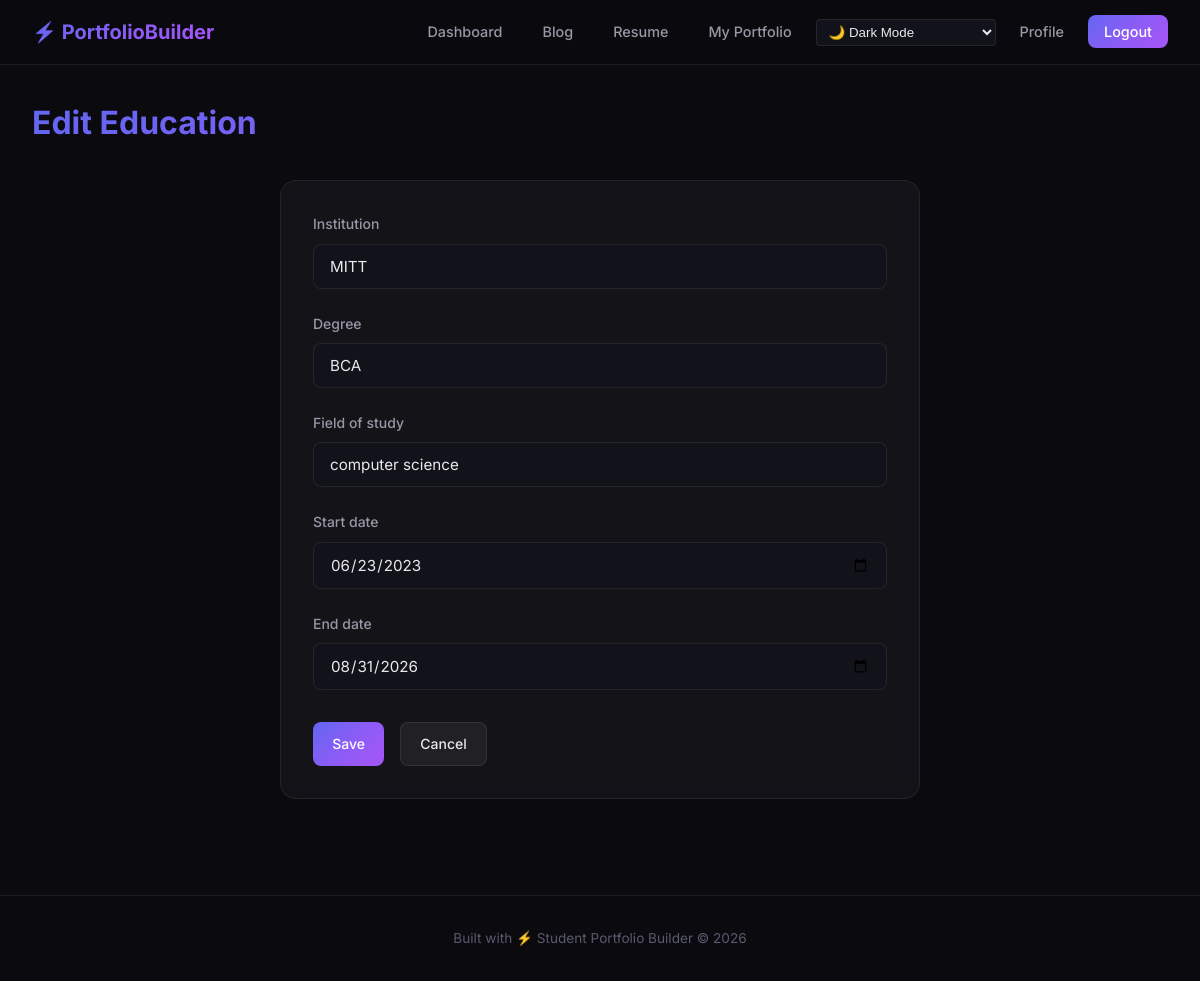
Page /education/2/edit/ (signed in) on the committed database.
### accounts/models.py (models this page shows, shortened)
class CustomUser(AbstractUser):
    is_email_verified = models.BooleanField(default=False)

### portfolio/models.py (models this page shows, shortened)
class Education(models.Model):
    user = models.ForeignKey(CustomUser, on_delete=models.CASCADE, related_name='education')
    institution = models.CharField(max_length=200)
    degree = models.CharField(max_length=200)
    field_of_study = models.CharField(max_length=200, blank=True)
    start_date = models.DateField()
    end_date = models.DateField(blank=True, null=True)
    class Meta:
        ordering = ['-start_date']
        verbose_name_plural = 'Education'

### portfolio/views.py (the view)
# urls.py: path('education/<int:pk>/edit/', views.education_edit, name='education_edit'),
@login_required
def education_edit(request, pk):
    edu = get_object_or_404(Education, pk=pk, user=request.user)
    if request.method == 'POST':
        form = EducationForm(request.POST, instance=edu)
        if form.is_valid():
            form.save()
            messages.success(request, 'Education updated!')
            return redirect('dashboard')
    else:
        form = EducationForm(instance=edu)
    return render(request, 'portfolio/generic_form.html', {'form': form, 'title': 'Edit Education'})

### portfolio/forms.py
class EducationForm(forms.ModelForm):
    class Meta:
        model = Education
        fields = ['institution', 'degree', 'field_of_study', 'start_date', 'end_date']
        widgets = {
            'start_date': forms.DateInput(attrs={'type': 'date'}),
            'end_date': forms.DateInput(attrs={'type': 'date'}),
        }
    def __init__(self, *args, **kwargs):
        super().__init__(*args, **kwargs)
        for field_name, field in self.fields.items():
            field.widget.attrs['class'] = 'form-input'

### portfolio/templates/portfolio/generic_form.html (shortened to what this page needs)
{% extends 'base.html' %}
{% block content %}
<div class="fade-in">
    <div class="page-header">
        <h1>{{ title }}</h1>
    </div>
    <div class="form-container">
        <div class="card" style="padding: 2rem;">
            <form method="post" enctype="multipart/form-data">
                {% for field in form %}
                <div class="form-group">
                    <label for="{{ field.id_for_label }}">{{ field.label }}</label>
                    {{ field }}
                </div>
                {% endfor %}
                <div class="form-actions">
                    <button type="submit" class="btn btn-primary">Save</button>
                    <a href="{% url 'dashboard' %}" class="btn btn-secondary">Cancel</a>
                </div>
            </form>
        </div>
    </div>
</div>
{% endblock %}

### templates/base.html (shortened to what this page needs)
{% load static %}
<!DOCTYPE html>
<html lang="en">
<head>
    <link rel="stylesheet" href="{% static 'css/style.css' %}">
</head>
<body data-theme="{{ user.profile.theme|default:'dark' }}" id="app-body">
    <nav class="navbar">
        <div class="navbar-inner">
            <a href="{% url 'dashboard' %}" class="navbar-brand">⚡ PortfolioBuilder</a>
            <ul class="navbar-links">
                {% if user.is_authenticated %}
                    <li><a href="{% url 'dashboard' %}">Dashboard</a></li>
                    <li><a href="{% url 'blog_list' %}">Blog</a></li>
                    <li><a href="{% url 'resume_selection' %}">Resume</a></li>
                    <li><a href="{% url 'public_portfolio' slug=user.profile.slug %}">My Portfolio</a></li>
                    <li>
                        <select id="theme-selector" onchange="changeTheme(this.value)" style="background: var(--bg-secondary); color: var(--text-primary); border: 1px solid var(--border-glass); border-radius: 4px; padding: 4px 8px;">
                            <option value="dark" {% if user.profile.theme == 'dark' %}selected{% endif %}>🌙 Dark Mode</option>
                        </select>
                    </li>
                    <li><a href="{% url 'profile_edit' %}">Profile</a></li>
                    <li><a href="{% url 'logout' %}" class="btn-accent">Logout</a></li>
                {% endif %}
            </ul>
        </div>
    </nav>
    <div class="container">
        {% block content %}{% endblock %}
    </div>
    <footer class="footer">
        <p>Built with ⚡ Student Portfolio Builder &copy; 2026</p>
    </footer>
</body>
</html>

### static/css/style.css (style rules this page uses)
:root, [data-theme="dark"] { --bg-primary: #0a0a0f; --bg-secondary: #12121a; --bg-card: rgba(255, 255, 255, 0.04); --bg-card-hover: rgba(255, 255, 255, 0.07); --bg-glass: rgba(255, 255, 255, 0.06); --border-glass: rgba(255, 255, 255, 0.08); --text-primary: #e8e8ed; --text-secondary: #9898a6; --text-muted: #5a5a6e; --accent-gradient: linear-gradient(135deg, #6366f1, #8b5cf6, #a855f7); --accent-solid: #8b5cf6; --accent-hover: #a78bfa; --success: #34d399; --warning: #fbbf24; --danger: #f87171; --info: #60a5fa; --radius-sm: 8px; --radius-md: 12px; --radius-lg: 16px; --radius-xl: 24px; --shadow-sm: 0 2px 8px rgba(0, 0, 0, 0.3); --shadow-md: 0 4px 16px rgba(0, 0, 0, 0.4); --shadow-lg: 0 8px 32px rgba(0, 0, 0, 0.5); --shadow-glow: 0 0 20px rgba(139, 92, 246, 0.15); --transition-fast: 0.2s ease; --transition-med: 0.3s ease; }
*, *::before, *::after { margin: 0; padding: 0; box-sizing: border-box; }
html { scroll-behavior: smooth; }
body { font-family: 'Inter', -apple-system, BlinkMacSystemFont, sans-serif; background: var(--bg-primary); color: var(--text-primary); line-height: 1.6; min-height: 100vh; -webkit-font-smoothing: antialiased; }
a { color: var(--accent-hover); text-decoration: none; transition: color var(--transition-fast); }
.navbar { position: sticky; top: 0; z-index: 100; background: rgba(10, 10, 15, 0.85); backdrop-filter: blur(20px); -webkit-backdrop-filter: blur(20px); border-bottom: 1px solid var(--border-glass); padding: 0 2rem; }
.navbar-inner { max-width: 1200px; margin: 0 auto; display: flex; align-items: center; justify-content: space-between; height: 64px; }
.navbar-brand { font-size: 1.25rem; font-weight: 700; background: var(--accent-gradient); -webkit-background-clip: text; -webkit-text-fill-color: transparent; background-clip: text; }
.navbar-links { display: flex; align-items: center; gap: 0.5rem; list-style: none; }
.navbar-links a { color: var(--text-secondary); padding: 0.5rem 1rem; border-radius: var(--radius-sm); font-size: 0.9rem; font-weight: 500; transition: all var(--transition-fast); }
.navbar-links .btn-accent { background: var(--accent-gradient); color: white !important; -webkit-text-fill-color: white; }
.container { max-width: 1200px; margin: 0 auto; padding: 2rem; }
.page-header { margin-bottom: 2rem; }
.page-header h1 { font-size: 2rem; font-weight: 700; background: var(--accent-gradient); -webkit-background-clip: text; -webkit-text-fill-color: transparent; background-clip: text; }
.card { background: var(--bg-card); border: 1px solid var(--border-glass); border-radius: var(--radius-lg); padding: 1.5rem; transition: all var(--transition-med); backdrop-filter: blur(10px); }
.btn { display: inline-flex; align-items: center; gap: 0.5rem; padding: 0.6rem 1.2rem; border-radius: var(--radius-sm); font-size: 0.875rem; font-weight: 500; border: none; cursor: pointer; transition: all var(--transition-fast); font-family: inherit; text-decoration: none; }
.btn-primary { background: var(--accent-gradient); color: white; }
.btn-secondary { background: var(--bg-glass); color: var(--text-primary); border: 1px solid var(--border-glass); }
.form-container { max-width: 640px; margin: 0 auto; }
.form-group { margin-bottom: 1.5rem; }
.form-group label { display: block; font-size: 0.875rem; font-weight: 500; color: var(--text-secondary); margin-bottom: 0.5rem; }
.form-input, .form-container input[type="text"], .form-container input[type="email"], .form-container input[type="password"], .form-container input[type="url"], .form-container input[type="date"], .form-container input[type="number"], .form-container textarea, .form-container select { width: 100%; padding: 0.75rem 1rem; background: var(--bg-secondary); border: 1px solid var(--border-glass); border-radius: var(--radius-sm); color: var(--text-primary); font-size: 0.95rem; font-family: inherit; transition: all var(--transition-fast); }
.form-actions { display: flex; gap: 1rem; margin-top: 2rem; }
.footer { text-align: center; padding: 2rem; color: var(--text-muted); font-size: 0.85rem; border-top: 1px solid var(--border-glass); margin-top: 4rem; }
.fade-in { animation: fadeIn 0.4s ease; }

### rows in the picture
CustomUser: value "🌙 Dark Mode"
Education: form "MITT" "BCA" "computer science" "06/23/2023" "08/31/2026"

### other values in the picture
{{ title }} "Edit Education"
{{ field.label }} "Institution" "Degree" "Field of study" "Start date" "End date"
